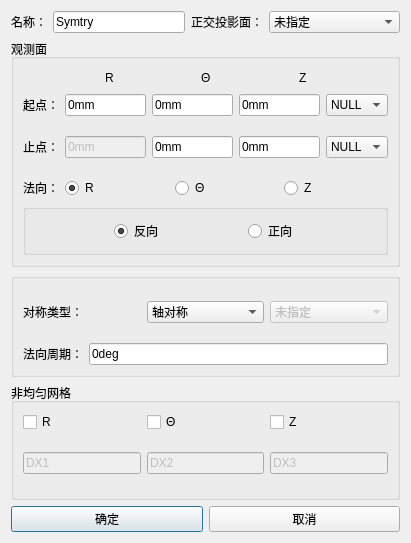
<?xml version="1.0" encoding="UTF-8"?>
<ui version="4.0">
 <class>Dialog_SymDlg</class>
 <widget class="QDialog" name="Dialog_SymDlg">
  <property name="windowModality">
   <enum>Qt::ApplicationModal</enum>
  </property>
  <property name="geometry">
   <rect>
    <x>0</x>
    <y>0</y>
    <width>411</width>
    <height>543</height>
   </rect>
  </property>
  <property name="minimumSize">
   <size>
    <width>0</width>
    <height>0</height>
   </size>
  </property>
  <property name="maximumSize">
   <size>
    <width>100000</width>
    <height>100000</height>
   </size>
  </property>
  <property name="windowTitle">
   <string>对称边界</string>
  </property>
  <layout class="QGridLayout" name="gridLayout">
   <item row="0" column="0">
    <layout class="QHBoxLayout" name="horizontalLayout_5">
     <item>
      <widget class="QLabel" name="Label_Name">
       <property name="sizePolicy">
        <sizepolicy hsizetype="Fixed" vsizetype="Fixed">
         <horstretch>0</horstretch>
         <verstretch>0</verstretch>
        </sizepolicy>
       </property>
       <property name="text">
        <string>名称：</string>
       </property>
      </widget>
     </item>
     <item>
      <widget class="QLineEdit" name="LineEdit_Name">
       <property name="sizePolicy">
        <sizepolicy hsizetype="Preferred" vsizetype="Fixed">
         <horstretch>0</horstretch>
         <verstretch>0</verstretch>
        </sizepolicy>
       </property>
       <property name="maximumSize">
        <size>
         <width>16777215</width>
         <height>16777215</height>
        </size>
       </property>
       <property name="text">
        <string>Symtry</string>
       </property>
      </widget>
     </item>
     <item>
      <widget class="QLabel" name="Label_Shadow">
       <property name="sizePolicy">
        <sizepolicy hsizetype="Fixed" vsizetype="Preferred">
         <horstretch>0</horstretch>
         <verstretch>0</verstretch>
        </sizepolicy>
       </property>
       <property name="text">
        <string>正交投影面：</string>
       </property>
      </widget>
     </item>
     <item>
      <widget class="StyledComboBox" name="ComboBox_Shadow">
       <property name="enabled">
        <bool>true</bool>
       </property>
       <property name="sizePolicy">
        <sizepolicy hsizetype="Preferred" vsizetype="Fixed">
         <horstretch>0</horstretch>
         <verstretch>0</verstretch>
        </sizepolicy>
       </property>
       <property name="maximumSize">
        <size>
         <width>30000</width>
         <height>16777215</height>
        </size>
       </property>
       <property name="sizeIncrement">
        <size>
         <width>1</width>
         <height>0</height>
        </size>
       </property>
       <property name="editable">
        <bool>false</bool>
       </property>
       <item>
        <property name="text">
         <string>未指定</string>
        </property>
       </item>
      </widget>
     </item>
    </layout>
   </item>
   <item row="1" column="0">
    <widget class="QGroupBox" name="groupBox_Port">
     <property name="sizePolicy">
      <sizepolicy hsizetype="Preferred" vsizetype="Preferred">
       <horstretch>0</horstretch>
       <verstretch>0</verstretch>
      </sizepolicy>
     </property>
     <property name="title">
      <string>观测面</string>
     </property>
     <property name="flat">
      <bool>true</bool>
     </property>
     <layout class="QGridLayout" name="gridLayout_4">
      <item row="1" column="0">
       <layout class="QHBoxLayout" name="horizontalLayout_start">
        <item>
         <widget class="QLabel" name="label_start">
          <property name="text">
           <string>起点：</string>
          </property>
         </widget>
        </item>
        <item>
         <widget class="QLineEdit" name="LineEdit_start_x">
          <property name="text">
           <string>0mm</string>
          </property>
         </widget>
        </item>
        <item>
         <widget class="QLineEdit" name="LineEdit_start_y">
          <property name="text">
           <string>0mm</string>
          </property>
         </widget>
        </item>
        <item>
         <widget class="QLineEdit" name="LineEdit_start_z">
          <property name="text">
           <string>0mm</string>
          </property>
         </widget>
        </item>
        <item>
         <widget class="StyledComboBox" name="ComboBox_start">
          <property name="sizePolicy">
           <sizepolicy hsizetype="Expanding" vsizetype="Fixed">
            <horstretch>0</horstretch>
            <verstretch>0</verstretch>
           </sizepolicy>
          </property>
          <item>
           <property name="text">
            <string>NULL</string>
           </property>
          </item>
         </widget>
        </item>
       </layout>
      </item>
      <item row="5" column="0">
       <layout class="QHBoxLayout" name="horizontalLayout_2">
        <item>
         <widget class="QLabel" name="label">
          <property name="sizePolicy">
           <sizepolicy hsizetype="Fixed" vsizetype="Preferred">
            <horstretch>0</horstretch>
            <verstretch>0</verstretch>
           </sizepolicy>
          </property>
          <property name="text">
           <string>法向：</string>
          </property>
         </widget>
        </item>
        <item>
         <widget class="QRadioButton" name="radioButton_x">
          <property name="text">
           <string>R</string>
          </property>
          <property name="checked">
           <bool>true</bool>
          </property>
         </widget>
        </item>
        <item>
         <widget class="QRadioButton" name="radioButton_y">
          <property name="text">
           <string>Θ</string>
          </property>
         </widget>
        </item>
        <item>
         <widget class="QRadioButton" name="radioButton_z">
          <property name="text">
           <string>Z</string>
          </property>
         </widget>
        </item>
       </layout>
      </item>
      <item row="3" column="0">
       <layout class="QHBoxLayout" name="horizontalLayout_end">
        <item>
         <widget class="QLabel" name="label_end">
          <property name="text">
           <string>止点：</string>
          </property>
         </widget>
        </item>
        <item>
         <widget class="QLineEdit" name="LineEdit_end_x">
          <property name="enabled">
           <bool>false</bool>
          </property>
          <property name="text">
           <string>0mm</string>
          </property>
         </widget>
        </item>
        <item>
         <widget class="QLineEdit" name="LineEdit_end_y">
          <property name="text">
           <string>0mm</string>
          </property>
         </widget>
        </item>
        <item>
         <widget class="QLineEdit" name="LineEdit_end_z">
          <property name="text">
           <string>0mm</string>
          </property>
         </widget>
        </item>
        <item>
         <widget class="StyledComboBox" name="ComboBox_end">
          <property name="sizePolicy">
           <sizepolicy hsizetype="Expanding" vsizetype="Fixed">
            <horstretch>0</horstretch>
            <verstretch>0</verstretch>
           </sizepolicy>
          </property>
          <item>
           <property name="text">
            <string>NULL</string>
           </property>
          </item>
         </widget>
        </item>
       </layout>
      </item>
      <item row="0" column="0">
       <layout class="QHBoxLayout" name="horizontalLayout_8">
        <item>
         <spacer name="horizontalSpacer_4">
          <property name="orientation">
           <enum>Qt::Horizontal</enum>
          </property>
          <property name="sizeHint" stdset="0">
           <size>
            <width>40</width>
            <height>20</height>
           </size>
          </property>
         </spacer>
        </item>
        <item>
         <widget class="QLabel" name="label_X">
          <property name="text">
           <string>R</string>
          </property>
         </widget>
        </item>
        <item>
         <spacer name="horizontalSpacer_5">
          <property name="orientation">
           <enum>Qt::Horizontal</enum>
          </property>
          <property name="sizeHint" stdset="0">
           <size>
            <width>40</width>
            <height>20</height>
           </size>
          </property>
         </spacer>
        </item>
        <item>
         <widget class="QLabel" name="label_Y">
          <property name="text">
           <string>Θ</string>
          </property>
         </widget>
        </item>
        <item>
         <spacer name="horizontalSpacer_6">
          <property name="orientation">
           <enum>Qt::Horizontal</enum>
          </property>
          <property name="sizeHint" stdset="0">
           <size>
            <width>40</width>
            <height>20</height>
           </size>
          </property>
         </spacer>
        </item>
        <item>
         <widget class="QLabel" name="label_Z">
          <property name="text">
           <string>Z</string>
          </property>
         </widget>
        </item>
        <item>
         <spacer name="horizontalSpacer_7">
          <property name="orientation">
           <enum>Qt::Horizontal</enum>
          </property>
          <property name="sizeHint" stdset="0">
           <size>
            <width>40</width>
            <height>20</height>
           </size>
          </property>
         </spacer>
        </item>
       </layout>
      </item>
      <item row="4" column="0">
       <spacer name="verticalSpacer_18">
        <property name="orientation">
         <enum>Qt::Vertical</enum>
        </property>
        <property name="sizeHint" stdset="0">
         <size>
          <width>20</width>
          <height>40</height>
         </size>
        </property>
       </spacer>
      </item>
      <item row="2" column="0">
       <spacer name="verticalSpacer_17">
        <property name="orientation">
         <enum>Qt::Vertical</enum>
        </property>
        <property name="sizeHint" stdset="0">
         <size>
          <width>20</width>
          <height>40</height>
         </size>
        </property>
       </spacer>
      </item>
      <item row="6" column="0">
       <widget class="QGroupBox" name="groupBox_2">
        <property name="sizePolicy">
         <sizepolicy hsizetype="Expanding" vsizetype="Expanding">
          <horstretch>0</horstretch>
          <verstretch>0</verstretch>
         </sizepolicy>
        </property>
        <property name="title">
         <string/>
        </property>
        <property name="flat">
         <bool>true</bool>
        </property>
        <layout class="QGridLayout" name="gridLayout_5">
         <item row="0" column="0">
          <layout class="QHBoxLayout" name="horizontalLayout_4">
           <item>
            <spacer name="horizontalSpacer">
             <property name="orientation">
              <enum>Qt::Horizontal</enum>
             </property>
             <property name="sizeHint" stdset="0">
              <size>
               <width>40</width>
               <height>20</height>
              </size>
             </property>
            </spacer>
           </item>
           <item>
            <widget class="QRadioButton" name="radioButton_opposite">
             <property name="text">
              <string>反向</string>
             </property>
             <property name="checked">
              <bool>true</bool>
             </property>
            </widget>
           </item>
           <item>
            <spacer name="horizontalSpacer_3">
             <property name="orientation">
              <enum>Qt::Horizontal</enum>
             </property>
             <property name="sizeHint" stdset="0">
              <size>
               <width>40</width>
               <height>20</height>
              </size>
             </property>
            </spacer>
           </item>
           <item>
            <widget class="QRadioButton" name="radioButton_forward">
             <property name="text">
              <string>正向</string>
             </property>
            </widget>
           </item>
           <item>
            <spacer name="horizontalSpacer_2">
             <property name="orientation">
              <enum>Qt::Horizontal</enum>
             </property>
             <property name="sizeHint" stdset="0">
              <size>
               <width>40</width>
               <height>20</height>
              </size>
             </property>
            </spacer>
           </item>
          </layout>
         </item>
        </layout>
       </widget>
      </item>
     </layout>
    </widget>
   </item>
   <item row="2" column="0">
    <widget class="QGroupBox" name="groupBox_Port2">
     <property name="title">
      <string/>
     </property>
     <property name="flat">
      <bool>true</bool>
     </property>
     <layout class="QGridLayout" name="gridLayout_6">
      <item row="2" column="0">
       <spacer name="verticalSpacer">
        <property name="orientation">
         <enum>Qt::Vertical</enum>
        </property>
        <property name="sizeHint" stdset="0">
         <size>
          <width>20</width>
          <height>40</height>
         </size>
        </property>
       </spacer>
      </item>
      <item row="1" column="0">
       <layout class="QHBoxLayout" name="horizontalLayout_end_2">
        <item>
         <widget class="QLabel" name="label_end_2">
          <property name="text">
           <string>对称类型：</string>
          </property>
         </widget>
        </item>
        <item>
         <widget class="StyledComboBox" name="ComboBox_symmetric">
          <item>
           <property name="text">
            <string>轴对称</string>
           </property>
          </item>
          <item>
           <property name="text">
            <string>镜像对称</string>
           </property>
          </item>
          <item>
           <property name="text">
            <string>周期对称</string>
           </property>
          </item>
         </widget>
        </item>
        <item>
         <widget class="StyledComboBox" name="ComboBox_type">
          <property name="enabled">
           <bool>false</bool>
          </property>
          <item>
           <property name="text">
            <string>未指定</string>
           </property>
          </item>
         </widget>
        </item>
       </layout>
      </item>
      <item row="3" column="0">
       <layout class="QHBoxLayout" name="horizontalLayout_end_3">
        <item>
         <widget class="QLabel" name="label_6">
          <property name="text">
           <string>法向周期：</string>
          </property>
         </widget>
        </item>
        <item>
         <widget class="QLineEdit" name="LineEdit_Normal">
          <property name="text">
           <string>0deg</string>
          </property>
         </widget>
        </item>
       </layout>
      </item>
      <item row="0" column="0">
       <spacer name="verticalSpacer_2">
        <property name="orientation">
         <enum>Qt::Vertical</enum>
        </property>
        <property name="sizeHint" stdset="0">
         <size>
          <width>20</width>
          <height>40</height>
         </size>
        </property>
       </spacer>
      </item>
     </layout>
    </widget>
   </item>
   <item row="3" column="0">
    <widget class="QGroupBox" name="groupBox">
     <property name="title">
      <string>非均匀网格</string>
     </property>
     <layout class="QGridLayout" name="gridLayout_3">
      <item row="3" column="0">
       <spacer name="verticalSpacer_11">
        <property name="orientation">
         <enum>Qt::Vertical</enum>
        </property>
        <property name="sizeHint" stdset="0">
         <size>
          <width>20</width>
          <height>40</height>
         </size>
        </property>
       </spacer>
      </item>
      <item row="1" column="0">
       <spacer name="verticalSpacer_10">
        <property name="orientation">
         <enum>Qt::Vertical</enum>
        </property>
        <property name="sizeHint" stdset="0">
         <size>
          <width>20</width>
          <height>40</height>
         </size>
        </property>
       </spacer>
      </item>
      <item row="2" column="0">
       <layout class="QHBoxLayout" name="horizontalLayout_7">
        <item>
         <widget class="QLineEdit" name="LineEdit_DX1">
          <property name="enabled">
           <bool>false</bool>
          </property>
          <property name="text">
           <string>DX1</string>
          </property>
         </widget>
        </item>
        <item>
         <widget class="QLineEdit" name="LineEdit_DX2">
          <property name="enabled">
           <bool>false</bool>
          </property>
          <property name="text">
           <string>DX2</string>
          </property>
         </widget>
        </item>
        <item>
         <widget class="QLineEdit" name="LineEdit_DX3">
          <property name="enabled">
           <bool>false</bool>
          </property>
          <property name="text">
           <string>DX3</string>
          </property>
         </widget>
        </item>
       </layout>
      </item>
      <item row="0" column="0">
       <layout class="QHBoxLayout" name="horizontalLayout_6">
        <item>
         <widget class="QCheckBox" name="checkBox_x">
          <property name="text">
           <string>R</string>
          </property>
         </widget>
        </item>
        <item>
         <widget class="QCheckBox" name="checkBox_y">
          <property name="text">
           <string>Θ</string>
          </property>
         </widget>
        </item>
        <item>
         <widget class="QCheckBox" name="checkBox_z">
          <property name="text">
           <string>Z</string>
          </property>
         </widget>
        </item>
       </layout>
      </item>
     </layout>
    </widget>
   </item>
   <item row="4" column="0">
    <layout class="QHBoxLayout" name="horizontalLayout_10">
     <item>
      <widget class="QPushButton" name="pushButton_ok">
       <property name="text">
        <string>确定</string>
       </property>
      </widget>
     </item>
     <item>
      <widget class="QPushButton" name="pushButton">
       <property name="text">
        <string>取消</string>
       </property>
      </widget>
     </item>
    </layout>
   </item>
   <item row="5" column="0">
    <spacer name="verticalSpacer_12">
     <property name="orientation">
      <enum>Qt::Vertical</enum>
     </property>
     <property name="sizeHint" stdset="0">
      <size>
       <width>20</width>
       <height>40</height>
      </size>
     </property>
    </spacer>
   </item>
  </layout>
 </widget>
 <customwidgets>
  <customwidget>
   <class>StyledComboBox</class>
   <extends>QComboBox</extends>
   <header>StyledComboBox.h</header>
  </customwidget>
 </customwidgets>
 <resources/>
 <connections/>
</ui>
